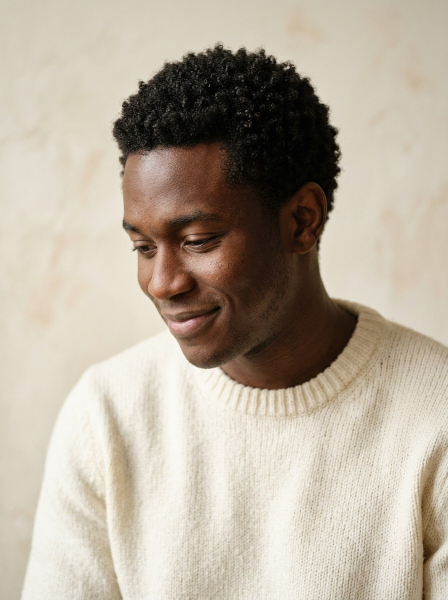
#> input picture assets/IMG_4137.jpeg, 896 x 1200 px (shown at 1/2 size)
$ python -i processar.py   (imports and definitions only)
#> lines starting #> are read from the running program, lines starting #| are printed output that depends on the picture
"""Processa os ficheiros postos em media/entrada/: corta para o tamanho do lugar,
comprime e grava em assets/ com o nome que o site usa. Os originais vão para
media/originais/. Usado pela GitHub Action (.github/workflows/media.yml) e
também pode correr no computador: python media/ferramentas/processar.py"""
import json, re, shutil, subprocess, sys, unicodedata
from pathlib import Path

RAIZ = Path(__file__).resolve().parents[2]
ENTRADA, ORIGINAIS, ASSETS = RAIZ / "media/entrada", RAIZ / "media/originais", RAIZ / "assets"
SLOTS = {k: v for k, v in json.loads((RAIZ / "media/slots.json").read_text()).items() if not k.startswith("_")}
#> (reads media/slots.json from the repository)
#> further down, picture is the input picture: PIL image 896x1200 RGB; mean R, G, B 183.1, 172.7, 157.5
IMG = {".jpg", ".jpeg", ".png", ".webp", ".heic", ".avif", ".bmp", ".tif", ".tiff"}
VID = {".mp4", ".mov", ".m4v", ".webm"}

def normal(s):
    s = unicodedata.normalize("NFKD", s).encode("ascii", "ignore").decode().lower()
    return re.sub(r"[^a-z0-9]+", "-", s).strip("-")

# [7 lines left out: function achar_slot, not called in this run]

def aparar_bordas(im, limite=55, maximo=0.12):
    """Tira molduras escuras (ex.: bordas de "filme" que a IA às vezes desenha, com números)."""
#> called with limite = 55, maximo = 0.12
    g = im.convert("L")
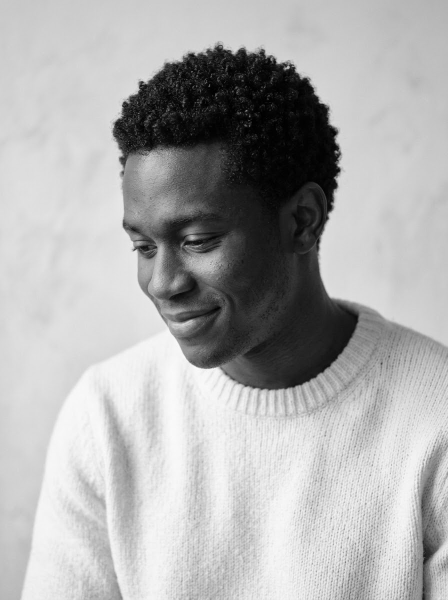
#> g: PIL image 896x1200 L (shown at 1/2 size); min 0, max 253, mean 174
    w, h = g.size
#> w = 896; h = 1200
    def escura(caixa):
        v = g.crop(caixa).resize((1, 1), 0).getpixel((0, 0))
        return v < limite or v > 250  # moldura preta ou fio branco puro à volta
    t = b = l = r = 0
    passo_v, passo_h = max(1, h // 400), max(1, w // 400)
#> passo_v = 3; passo_h = 2
    while t < h * maximo and escura((0, t, w, t + passo_v)): t += passo_v
#> in escura, `v = g.crop(caixa).resize((1, 1), 0).getpixel((0, 0))`: v = 201
#> after the loop, t = 0
    while b < h * maximo and escura((0, h - b - passo_v, w, h - b)): b += passo_v
#> this loop made 0 passes
#> after the loop, b = 0
    while l < w * maximo and escura((l, 0, l + passo_h, h)): l += passo_h
#> after the loop, l = 0
    while r < w * maximo and escura((w - r - passo_h, 0, w - r, h)): r += passo_h
#> after the loop, r = 0
    if t or b or l or r:
        m = 0.012  # margem extra para levar os restos da moldura
        t, b = t + int(h * m) if t else 0, b + int(h * m) if b else 0
        l, r = l + int(w * m) if l else 0, r + int(w * m) if r else 0
        im = im.crop((l, t, w - r, h - b))
    return im

# [58 lines left out: functions imagem, video, baixar_links, main, not called in this run]

# [2 lines not run here, left out]

>>> from PIL import Image
>>> picture = Image.open('../../assets/IMG_4137.jpeg')
>>> result = aparar_bordas(picture)
